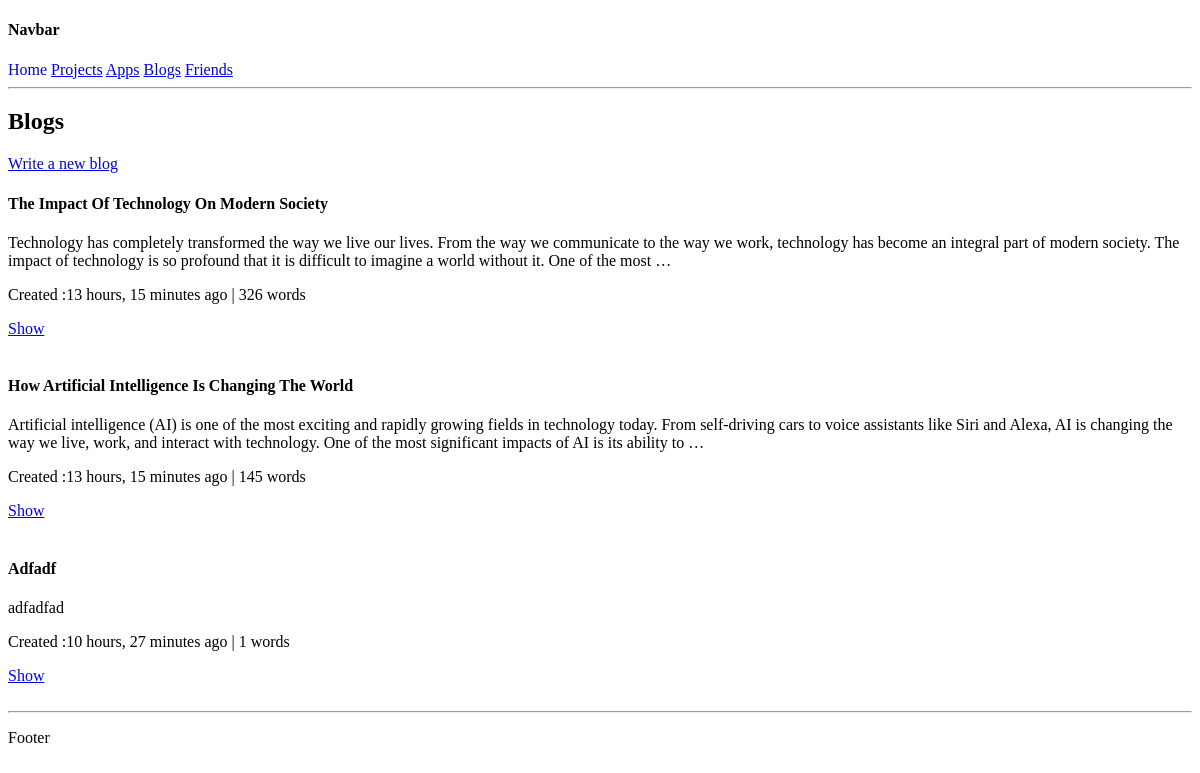
The page /blogs/ on the database as committed earlier.
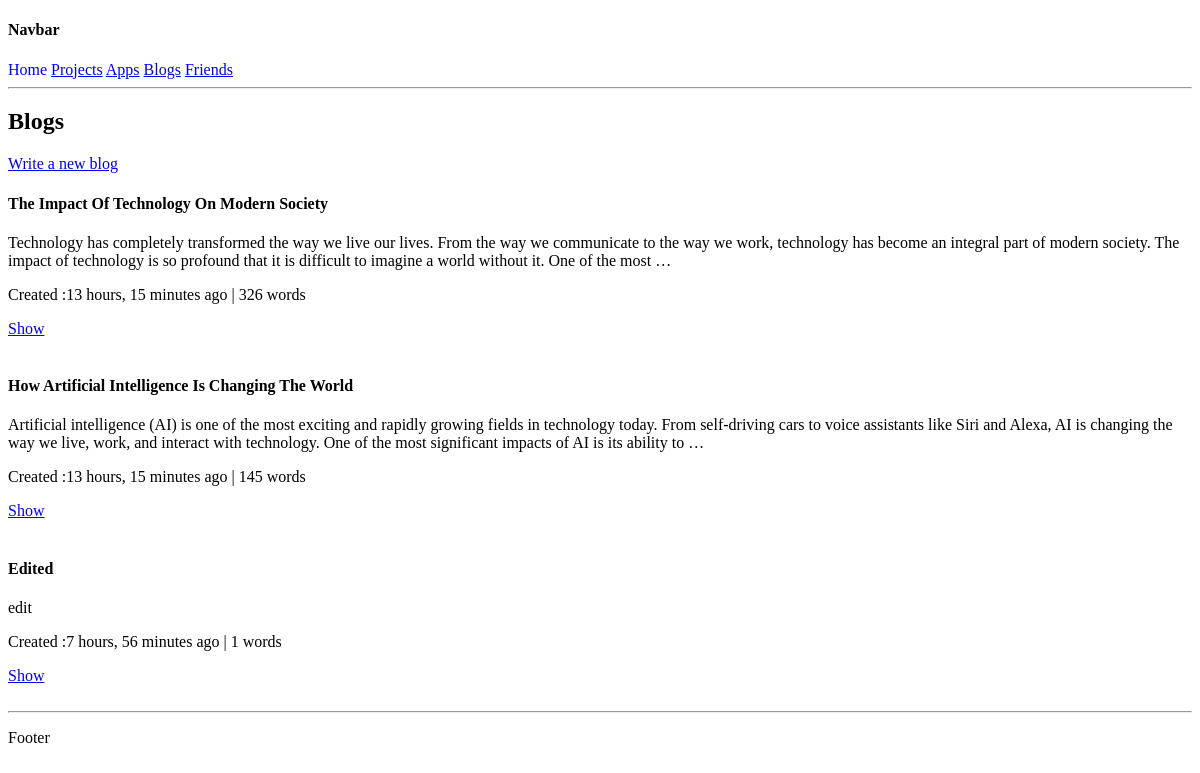
The same page on the database as committed later.
### blogs/models.py (models this page shows, shortened)
class Blogs(models.Model):
	title=models.CharField(max_length=69)
	body=models.TextField()
	topic=models.ManyToManyField(Topic)
	created=models.DateTimeField(auto_now=True)

### blogs/views.py (the view)
# urls.py: path('',views.blogs,name="blogs"),
def blogs(request):
	template="blogs/index.html"
	blogs=Blogs.objects.all()
	data={
		"blogs":blogs
	}
	return render(request,template,data)

### templates/blogs/index.html (shortened to what this page needs)
{% extends 'layout.html' %}
{% block yield %}
	<h2>Blogs</h2>
	<a href="{% url 'create-blog'%}">Write a new blog</a>
	{% for blog in blogs %}
		<h4>{{blog.title | title}}</h4>
		<p>{{blog.body | truncatewords:50}}</p>
		<div>
			<p>Created :{{blog.created | timesince }} ago | {{blog.body | wordcount }} words</p>
			<div>
				<a href="{% url 'blog-detail' blog.id %}">Show</a>
			</div>
		</div>
		<br>
	{% endfor %}
{% endblock %}

Rows that differ between the two databases and show on the page:
removed Blogs: title "Adfadf", body "adfadfad", created "10 hours, 27 minutes", body "1"
added Blogs: title "Edited", body "edit", created "7 hours, 56 minutes", body "1"
